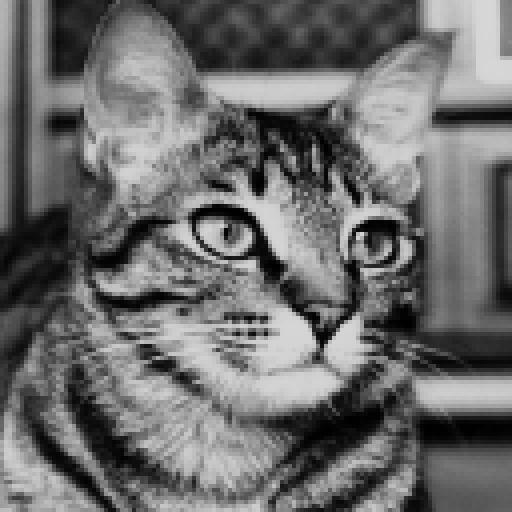
#> input picture cat.jpg, 512 x 512 px
$ jupyter execute --allow-errors practice.ipynb
#> lines starting #> are read from the running program, lines starting #| are printed output that depends on the picture; after the words box and inside, x2 and y2 are one past the last pixel; in counts of white or black regions, pixels touching at a corner belong together
[cell 1]
import numpy as np
import matplotlib.pyplot as plt
import cv2

[cell 2]
img = cv2.imread('cat.jpg')
#> img is the input picture: shape (512, 512, 3); min 0, max 226, mean 108.4
plt.imshow(cv2.cvtColor(img, cv2.COLOR_BGR2RGBA))

[cell 3]
grayScaleImage = cv2.cvtColor(img, cv2.COLOR_BGR2GRAY)

plt.figure(figsize=(15, 6))
plt.title("graysacle image")
plt.imshow(grayScaleImage, cmap='gray')

[cell 4]
plt.figure(figsize=(15, 3))
plt.subplot(1, 1, 1)
plt.title("original grascale image")
plt.imshow(grayScaleImage, cmap='gray')

(width, height) = grayScaleImage.shape
#> width = 512; height = 512
center = (width // 2, height // 2)
#> center = (256, 256)
angle = 90  # Rotate by 30 degrees
scale = 1 #scale (zoom in when > 1 or zoom out when <1)
rotation_matrix = cv2.getRotationMatrix2D(center, angle, scale)
rotated_img = cv2.warpAffine(grayScaleImage, rotation_matrix, (width, height))
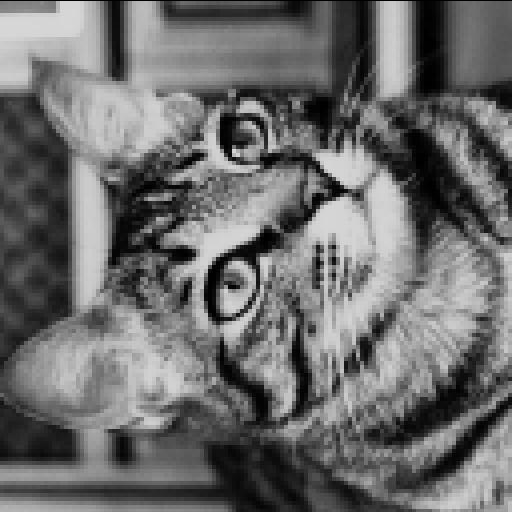
#> rotated_img: shape (512, 512); min 0, max 226, mean 108.2

plt.subplot(1, 2, 2)
plt.title("rotated grascale image")
plt.imshow(rotated_img, cmap = 'gray')

[cell 5]
from PIL import Image
img = Image.fromarray(grayScaleImage)
plt.figure(figsize=(10, 15))
for i in range(0, 8):
    print(np.asarray(img).shape)
    new_shape = (img.width // 2, img.height // 2)
    img_resized = img.resize(new_shape, Image.BICUBIC)
    plt.subplot(5, 4, i+1)
    plt.imshow(img_resized, cmap='gray')
    plt.title(f"Resolution x{2**-i}")
    img = img_resized
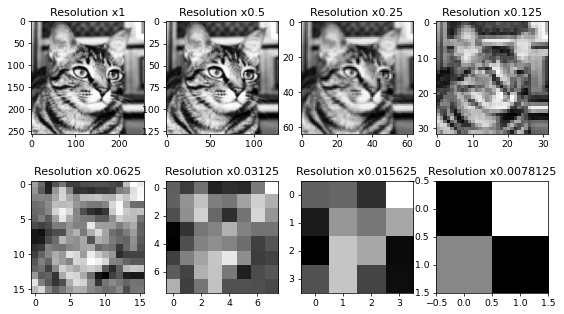
#> figure drawn by matplotlib, 8 panels

[cell 6]
oneDArray = []
for i in range(grayScaleImage.shape[0]):
    for j in range(grayScaleImage.shape[1]):
        oneDArray.append(grayScaleImage[i, j])
#> after the loop, oneDArray = 262144 items
a = plt.hist(oneDArray, bins=256, range=(0, 255), color='gray')
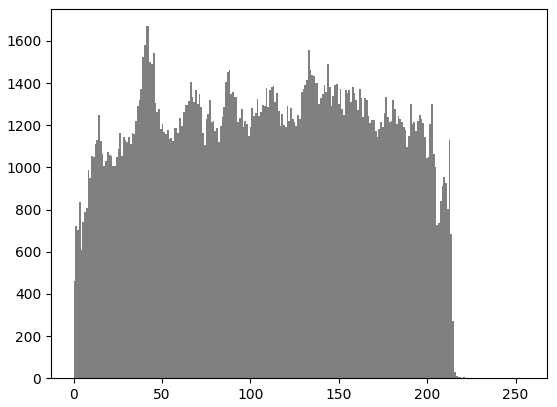
#> figure drawn by matplotlib, 1 panel

#> (a cell that did not finish here is left out)

[cell 8]
img = grayScaleImage
bit_planes = []

for i in range(8):
  bit_plane = img & (2 ** (7 - i))
  bit_planes.append(bit_plane)
#> this loop made 8 passes
#> pass 1, `bit_plane = img & (2 ** (7 - i))`:
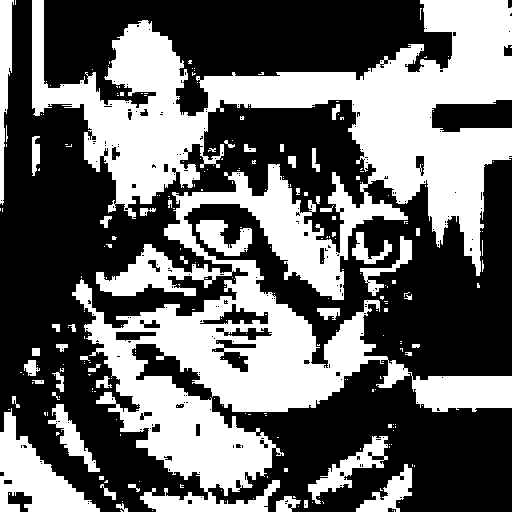
#> bit_plane: shape (512, 512); values 0 (black) and 128 (white), 41.1% white; 254 white regions (206 under 20 px), largest, box (x1, y1, x2, y2) and area: (32, 0, 512, 512) 92448, (0, 408, 100, 512) 4475, (0, 0, 14, 205) 1572
#> pass 3, `bit_plane = img & (2 ** (7 - i))`:
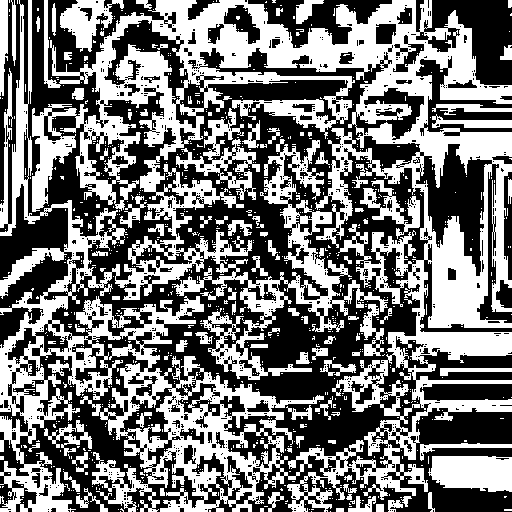
#> bit_plane: shape (512, 512); values 0 (black) and 32 (white), 46.3% white; 1003 white regions (911 under 20 px), largest, box (x1, y1, x2, y2) and area: (0, 0, 512, 512) 101752, (428, 456, 512, 492) 2571, (176, 108, 260, 200) 2074
#> after the loop, bit_planes = 8 items

plt.figure(figsize=(6, 6))

plt.subplot(3, 3, 1)
plt.title('Original Image')
plt.imshow(img, cmap='gray')
plt.axis('off')

for i in range(8):
    plt.subplot(3, 3, i + 2)
    plt.title(f'Bit Plane {(8 - i)}')
    plt.imshow(bit_planes[i], cmap='gray')
    plt.axis('off')

plt.tight_layout()
plt.show()
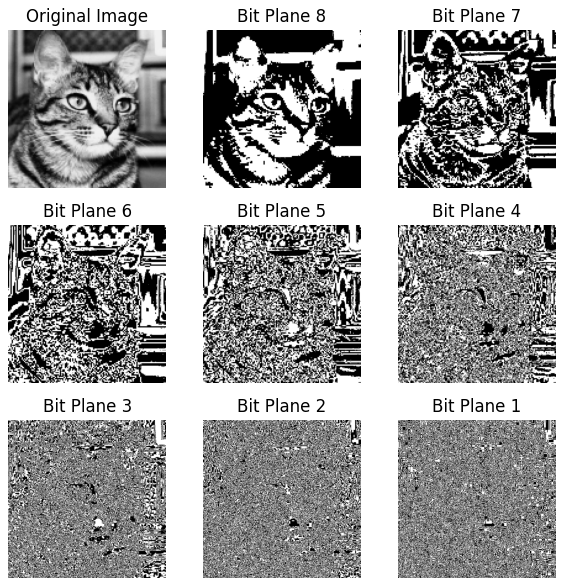
#> figure drawn by matplotlib, 9 panels

[cell 9]
combined_imgs = []
combined_img = np.zeros_like(img, dtype=np.uint8)
#> combined_img: shape (512, 512); every value is 0


for plane in bit_planes:
    combined_img |= plane
    combined_imgs.append(combined_img.copy())
#> after the loop, combined_imgs = 8 items
plt.figure(figsize=(6, 6))

plt.subplot(3, 3, 1)
plt.title('Original Image')
plt.imshow(img, cmap='gray')
plt.axis('off')

for i in range(8):
    plt.subplot(3, 3, i + 2)
    plt.title(f'Bit Plane 1 to {(i + 1)}')
    plt.imshow(combined_imgs[i], cmap='gray')
    plt.axis('off')

plt.tight_layout()
plt.show()
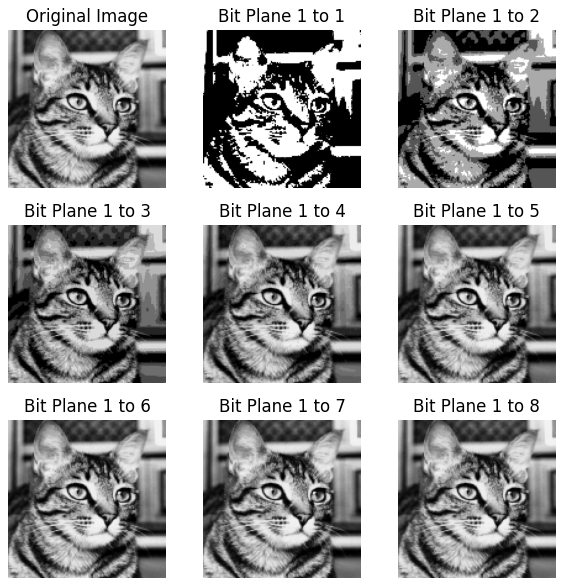
#> figure drawn by matplotlib, 9 panels

[cell 10]
combined_imgs = []
combined_img = np.zeros_like(img, dtype=np.uint8)

bit_planes = bit_planes[::-1]

for plane in bit_planes:
    combined_img |= plane
    combined_imgs.append(combined_img.copy())
#> this loop made 8 passes
#> pass 1, `combined_img |= plane`:
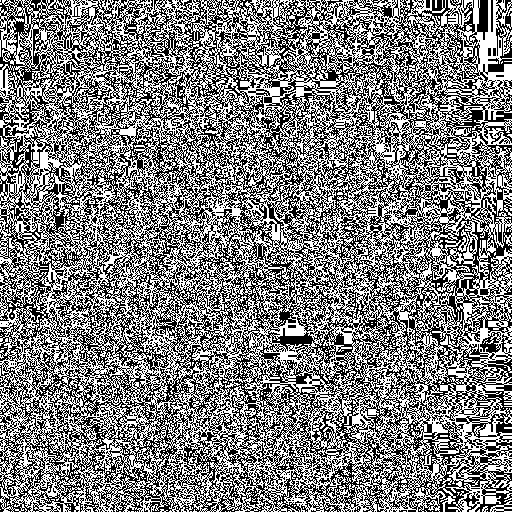
#> combined_img: shape (512, 512); values 0 (black) and 1 (white), 50.2% white; black in thin lines or dots
#> pass 3, `combined_img |= plane`:
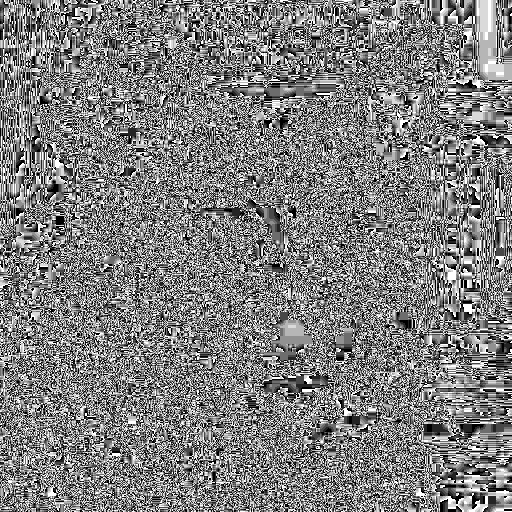
#> combined_img: shape (512, 512); min 0, max 7, mean 3.5; drawn with min black and max white

combined_imgs = combined_imgs[::-1]

plt.figure(figsize=(6, 6))

plt.subplot(3, 3, 1)
plt.title('Original Image')
plt.imshow(img, cmap='gray')
plt.axis('off')

for i in range(8):
    plt.subplot(3, 3, i + 2)
    plt.title(f'Bit Plane 1 to {(i + 1)}')
    plt.imshow(combined_imgs[i], cmap='gray')
    plt.axis('off')

plt.tight_layout()
plt.show()
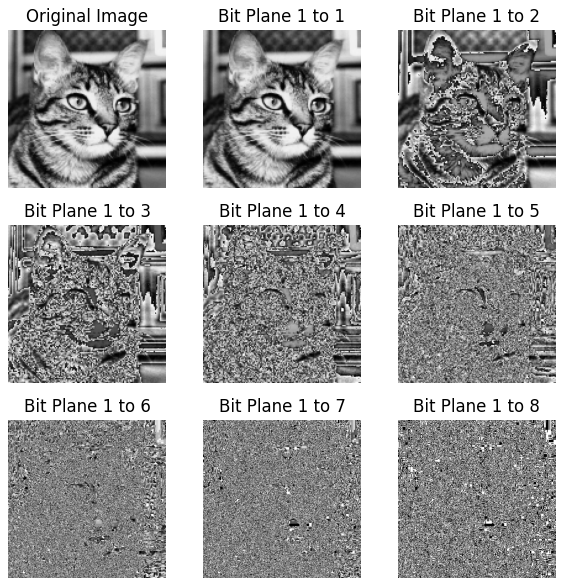
#> figure drawn by matplotlib, 9 panels
